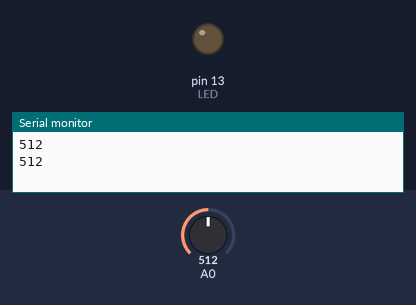
Bench run of a sketch on a simulated Arduino Uno, built with avr-gcc and run on an emulated ATmega328P. Shown: output pins drawn as LEDs (lit = HIGH), the last lines printed to the serial monitor. The test bench sets the inputs (shaded band); at power-on: A0 = 512.

Above: at 1.8 s.
1.9 s: A0 set to 988
3.4 s: A0 set to 1014
At 4.5 s:
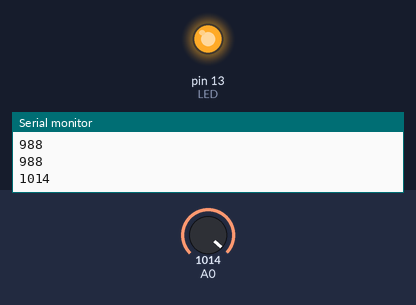
5.5 s: A0 set to 990
At 7.2 s:
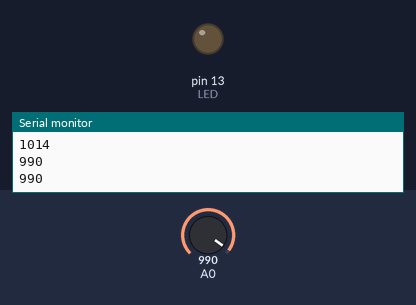
7.5 s: A0 set to 1010
At 8.8 s:
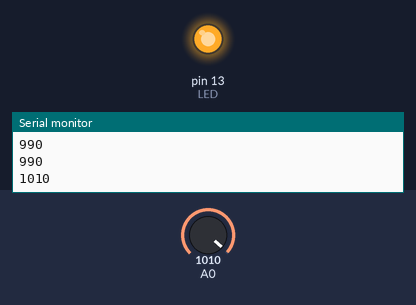
Timing chart, 0 to 10.5 s (numbered marks = the images above; inputs shaded):
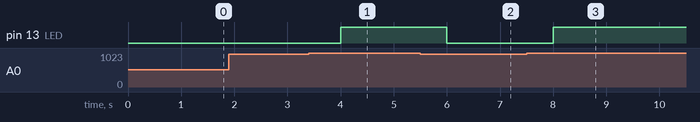

Measured:
- the behaviour switches between 999 and 1000 on A0 (found by bisection; images 0 and 1)
- after the input at 3.4 s, pin 13 (LED): LOW → HIGH after 0.60 s
- after the input at 5.5 s, pin 13 (LED): HIGH → LOW after 0.50 s
- after the input at 7.5 s, pin 13 (LED): LOW → HIGH after 0.50 s

The sketch:

Project9_Light_Sensitive_LED.ino
```cpp
// Project 9– Light the lamp
int LED = 13; //define LED digital pin 13
int val = 0; //define the voltage value of photo diode in digital pin 0

void setup() {
  // put your setup code here, to run once:
  // you can shine a falshlight on the photodiode to alter
  // the light levels in the environment.
  // When it's dark, they should light up.
  // When it's bright, the LED should turn off.
  pinMode(LED,OUTPUT); // Configure LED as output mode
  Serial.begin(9600); //Configure baud rate 9600
}

void loop() {
  // put your main code here, to run repeatedly:
  val = analogRead(0); // Read voltage value ranging from 0 -1023
  Serial.println(val); // read voltage value from serial monitor
  if(val<1000){ // If lower than 1000, turn off LED
    digitalWrite(LED,LOW);
  } else{ // Otherwise turn on LED
      digitalWrite(LED,HIGH);
    }

  delay(1000); // delay for 10ms
}
```
